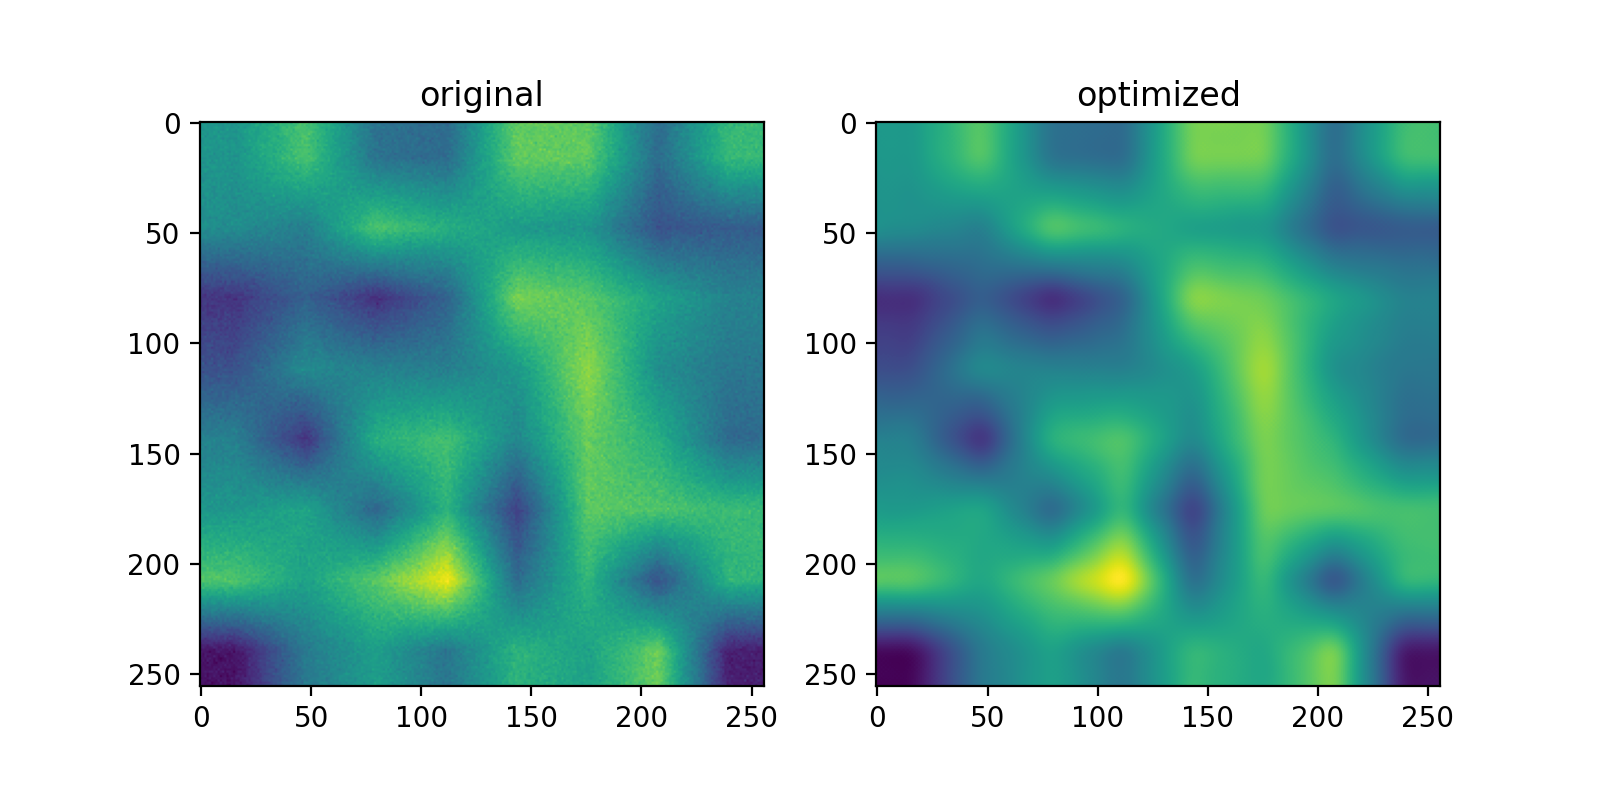

The script that saved this image:
import torch
try:
    device = torch.device('cuda:0')
    g = torch.cuda.manual_seed(1234567890)
except:
    device = torch.device('cpu')
    g = torch.manual_seed(1234567890)

x = torch.normal(0., 1., generator=g, size=(8, 8), dtype=torch.float32, device=device)

from torch.nn.functional import interpolate
x = interpolate(x[None, None], scale_factor=32, mode='bilinear', align_corners=False)
x.add_(torch.empty_like(x).normal_(generator=g).mul_(0.1))

from copy import deepcopy
from torch.nn import Parameter
from torch.optim import SGD
x_opt = Parameter(deepcopy(x), requires_grad=True)

opt = SGD([x_opt], lr=1e3)
from smooth import Smoothness, smoothness
smoothness = Smoothness(kernel_size=2).to(device)

from tqdm import trange

t = trange(1000)
for _ in t:
    y = -smoothness(x_opt)
    y.backward()
    t.set_description(f'{y.item():.3e}')
    
    opt.step()
    opt.zero_grad()

from matplotlib import pyplot as plt
fig, ax = plt.subplots(1, 2, figsize=(8, 4))
ax[0].imshow(x[0, 0].cpu())
ax[0].set_title('original')
ax[1].imshow(x_opt[0, 0].detach().cpu())
ax[1].set_title('optimized')
plt.savefig('example.png', dpi=200)
plt.show()
